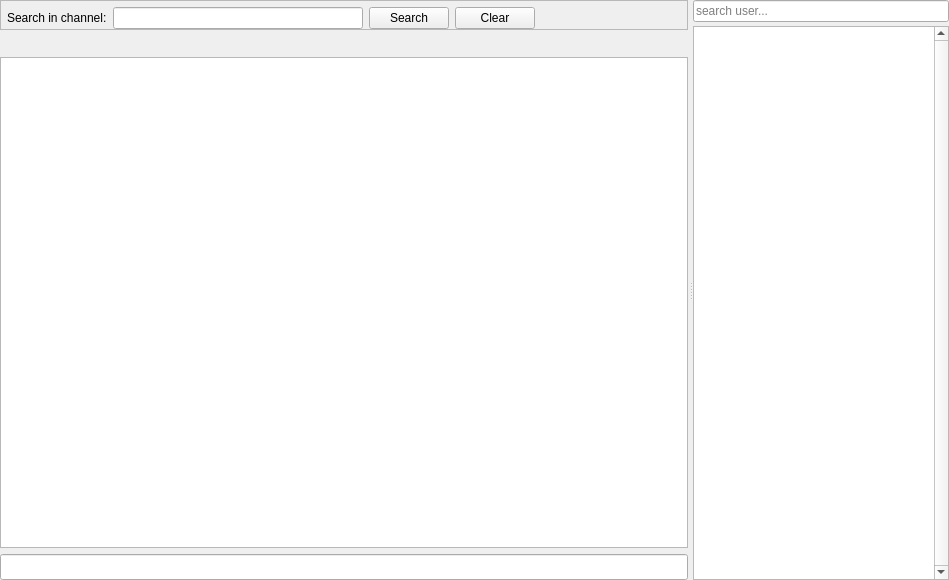
<?xml version="1.0" encoding="UTF-8"?>
<ui version="4.0">
 <class>mainWidget</class>
 <widget class="QWidget" name="mainWidget">
  <property name="geometry">
   <rect>
    <x>0</x>
    <y>0</y>
    <width>782</width>
    <height>580</height>
   </rect>
  </property>
  <property name="windowTitle">
   <string>Form</string>
  </property>
  <property name="styleSheet">
   <string notr="true"/>
  </property>
  <layout class="QGridLayout" name="gridLayout">
   <property name="leftMargin">
    <number>0</number>
   </property>
   <property name="topMargin">
    <number>0</number>
   </property>
   <property name="rightMargin">
    <number>0</number>
   </property>
   <property name="bottomMargin">
    <number>0</number>
   </property>
   <item row="0" column="0">
    <widget class="QSplitter" name="splitter">
     <property name="sizePolicy">
      <sizepolicy hsizetype="Expanding" vsizetype="Expanding">
       <horstretch>0</horstretch>
       <verstretch>0</verstretch>
      </sizepolicy>
     </property>
     <property name="orientation">
      <enum>Qt::Orientation::Horizontal</enum>
     </property>
     <property name="handleWidth">
      <number>5</number>
     </property>
     <widget class="QFrame" name="chatFrame">
      <property name="sizePolicy">
       <sizepolicy hsizetype="MinimumExpanding" vsizetype="Preferred">
        <horstretch>4</horstretch>
        <verstretch>0</verstretch>
       </sizepolicy>
      </property>
      <layout class="QVBoxLayout" name="verticalLayout">
       <property name="spacing">
        <number>6</number>
       </property>
       <property name="leftMargin">
        <number>0</number>
       </property>
       <property name="topMargin">
        <number>0</number>
       </property>
       <property name="rightMargin">
        <number>0</number>
       </property>
       <property name="bottomMargin">
        <number>0</number>
       </property>
       <item>
        <widget class="QFrame" name="searchFrame">
         <property name="frameShape">
          <enum>QFrame::Shape::StyledPanel</enum>
         </property>
         <property name="frameShadow">
          <enum>QFrame::Shadow::Raised</enum>
         </property>
         <layout class="QHBoxLayout" name="horizontalLayout_3">
          <property name="leftMargin">
           <number>6</number>
          </property>
          <property name="topMargin">
           <number>6</number>
          </property>
          <property name="rightMargin">
           <number>6</number>
          </property>
          <property name="bottomMargin">
           <number>0</number>
          </property>
          <item>
           <widget class="QLabel" name="label">
            <property name="text">
             <string>Search in channel:</string>
            </property>
           </widget>
          </item>
          <item>
           <widget class="QLineEdit" name="searchEdit">
            <property name="minimumSize">
             <size>
              <width>250</width>
              <height>0</height>
             </size>
            </property>
           </widget>
          </item>
          <item>
           <widget class="QPushButton" name="searchChannelButton">
            <property name="minimumSize">
             <size>
              <width>70</width>
              <height>0</height>
             </size>
            </property>
            <property name="text">
             <string>Search</string>
            </property>
           </widget>
          </item>
          <item>
           <widget class="QPushButton" name="clearSearchButton">
            <property name="minimumSize">
             <size>
              <width>70</width>
              <height>0</height>
             </size>
            </property>
            <property name="text">
             <string>Clear</string>
            </property>
           </widget>
          </item>
          <item>
           <widget class="QLabel" name="searchLabel">
            <property name="minimumSize">
             <size>
              <width>100</width>
              <height>0</height>
             </size>
            </property>
            <property name="text">
             <string/>
            </property>
           </widget>
          </item>
          <item>
           <spacer name="horizontalSpacer">
            <property name="orientation">
             <enum>Qt::Orientation::Horizontal</enum>
            </property>
            <property name="sizeHint" stdset="0">
             <size>
              <width>40</width>
              <height>20</height>
             </size>
            </property>
           </spacer>
          </item>
         </layout>
        </widget>
       </item>
       <item>
        <widget class="QLabel" name="announceLine">
         <property name="sizePolicy">
          <sizepolicy hsizetype="Expanding" vsizetype="Fixed">
           <horstretch>0</horstretch>
           <verstretch>0</verstretch>
          </sizepolicy>
         </property>
         <property name="font">
          <font>
           <pointsize>10</pointsize>
          </font>
         </property>
         <property name="toolTip">
          <string>Channel's topic</string>
         </property>
         <property name="alignment">
          <set>Qt::AlignmentFlag::AlignCenter</set>
         </property>
         <property name="wordWrap">
          <bool>true</bool>
         </property>
         <property name="margin">
          <number>2</number>
         </property>
         <property name="openExternalLinks">
          <bool>true</bool>
         </property>
         <property name="textInteractionFlags">
          <set>Qt::TextInteractionFlag::TextBrowserInteraction</set>
         </property>
         <property name="WordWrap" stdset="0">
          <bool>true</bool>
         </property>
        </widget>
       </item>
       <item>
        <widget class="QTextBrowser" name="chatArea">
         <property name="sizePolicy">
          <sizepolicy hsizetype="Expanding" vsizetype="Expanding">
           <horstretch>0</horstretch>
           <verstretch>0</verstretch>
          </sizepolicy>
         </property>
         <property name="font">
          <font>
           <family>Segoe UI</family>
           <pointsize>9</pointsize>
          </font>
         </property>
         <property name="focusPolicy">
          <enum>Qt::FocusPolicy::NoFocus</enum>
         </property>
         <property name="verticalScrollBarPolicy">
          <enum>Qt::ScrollBarPolicy::ScrollBarAsNeeded</enum>
         </property>
         <property name="horizontalScrollBarPolicy">
          <enum>Qt::ScrollBarPolicy::ScrollBarAlwaysOff</enum>
         </property>
         <property name="autoFormatting">
          <set>QTextEdit::AutoFormattingFlag::AutoNone</set>
         </property>
         <property name="lineWrapMode">
          <enum>QTextEdit::LineWrapMode::WidgetWidth</enum>
         </property>
         <property name="readOnly">
          <bool>true</bool>
         </property>
         <property name="textInteractionFlags">
          <set>Qt::TextInteractionFlag::TextBrowserInteraction</set>
         </property>
         <property name="openExternalLinks">
          <bool>false</bool>
         </property>
         <property name="openLinks">
          <bool>false</bool>
         </property>
        </widget>
       </item>
       <item>
        <widget class="ChatLineEdit" name="chatEdit">
         <property name="sizePolicy">
          <sizepolicy hsizetype="Expanding" vsizetype="Fixed">
           <horstretch>0</horstretch>
           <verstretch>0</verstretch>
          </sizepolicy>
         </property>
         <property name="font">
          <font>
           <pointsize>11</pointsize>
          </font>
         </property>
         <property name="toolTip">
          <string>Type here to chat.</string>
         </property>
        </widget>
       </item>
      </layout>
     </widget>
     <widget class="QFrame" name="nickFrame">
      <property name="enabled">
       <bool>true</bool>
      </property>
      <property name="sizePolicy">
       <sizepolicy hsizetype="MinimumExpanding" vsizetype="Preferred">
        <horstretch>1</horstretch>
        <verstretch>0</verstretch>
       </sizepolicy>
      </property>
      <property name="maximumSize">
       <size>
        <width>16777215</width>
        <height>16777215</height>
       </size>
      </property>
      <property name="lineWidth">
       <number>0</number>
      </property>
      <layout class="QGridLayout" name="gridLayout_2">
       <property name="leftMargin">
        <number>0</number>
       </property>
       <property name="topMargin">
        <number>0</number>
       </property>
       <property name="rightMargin">
        <number>0</number>
       </property>
       <property name="bottomMargin">
        <number>0</number>
       </property>
       <property name="horizontalSpacing">
        <number>0</number>
       </property>
       <property name="verticalSpacing">
        <number>4</number>
       </property>
       <item row="0" column="0">
        <widget class="QLineEdit" name="nickFilter">
         <property name="sizePolicy">
          <sizepolicy hsizetype="Preferred" vsizetype="Fixed">
           <horstretch>0</horstretch>
           <verstretch>0</verstretch>
          </sizepolicy>
         </property>
         <property name="maximumSize">
          <size>
           <width>16777215</width>
           <height>16777215</height>
          </size>
         </property>
         <property name="toolTip">
          <string>Type part of a name to filter users.</string>
         </property>
         <property name="placeholderText">
          <string>search user...</string>
         </property>
        </widget>
       </item>
       <item row="1" column="0">
        <widget class="ChatterListView" name="nickList">
         <property name="sizePolicy">
          <sizepolicy hsizetype="Expanding" vsizetype="Expanding">
           <horstretch>0</horstretch>
           <verstretch>0</verstretch>
          </sizepolicy>
         </property>
         <property name="maximumSize">
          <size>
           <width>16777215</width>
           <height>16777215</height>
          </size>
         </property>
         <property name="font">
          <font>
           <pointsize>11</pointsize>
          </font>
         </property>
         <property name="focusPolicy">
          <enum>Qt::FocusPolicy::NoFocus</enum>
         </property>
         <property name="lineWidth">
          <number>1</number>
         </property>
         <property name="verticalScrollBarPolicy">
          <enum>Qt::ScrollBarPolicy::ScrollBarAlwaysOn</enum>
         </property>
         <property name="horizontalScrollBarPolicy">
          <enum>Qt::ScrollBarPolicy::ScrollBarAlwaysOff</enum>
         </property>
         <property name="editTriggers">
          <set>QAbstractItemView::EditTrigger::NoEditTriggers</set>
         </property>
         <property name="selectionMode">
          <enum>QAbstractItemView::SelectionMode::NoSelection</enum>
         </property>
         <property name="selectionBehavior">
          <enum>QAbstractItemView::SelectionBehavior::SelectRows</enum>
         </property>
         <property name="iconSize">
          <size>
           <width>40</width>
           <height>20</height>
          </size>
         </property>
         <property name="textElideMode">
          <enum>Qt::TextElideMode::ElideRight</enum>
         </property>
         <property name="verticalScrollMode">
          <enum>QAbstractItemView::ScrollMode::ScrollPerPixel</enum>
         </property>
         <property name="horizontalScrollMode">
          <enum>QAbstractItemView::ScrollMode::ScrollPerItem</enum>
         </property>
         <property name="uniformItemSizes">
          <bool>true</bool>
         </property>
        </widget>
       </item>
      </layout>
     </widget>
    </widget>
   </item>
  </layout>
 </widget>
 <customwidgets>
  <customwidget>
   <class>ChatLineEdit</class>
   <extends>QLineEdit</extends>
   <header location="global">src.chat.chatlineedit</header>
  </customwidget>
  <customwidget>
   <class>ChatterListView</class>
   <extends>QListView</extends>
   <header location="global">src.chat.chatterlistview</header>
  </customwidget>
 </customwidgets>
 <tabstops>
  <tabstop>chatEdit</tabstop>
  <tabstop>chatArea</tabstop>
 </tabstops>
 <resources/>
 <connections/>
</ui>
